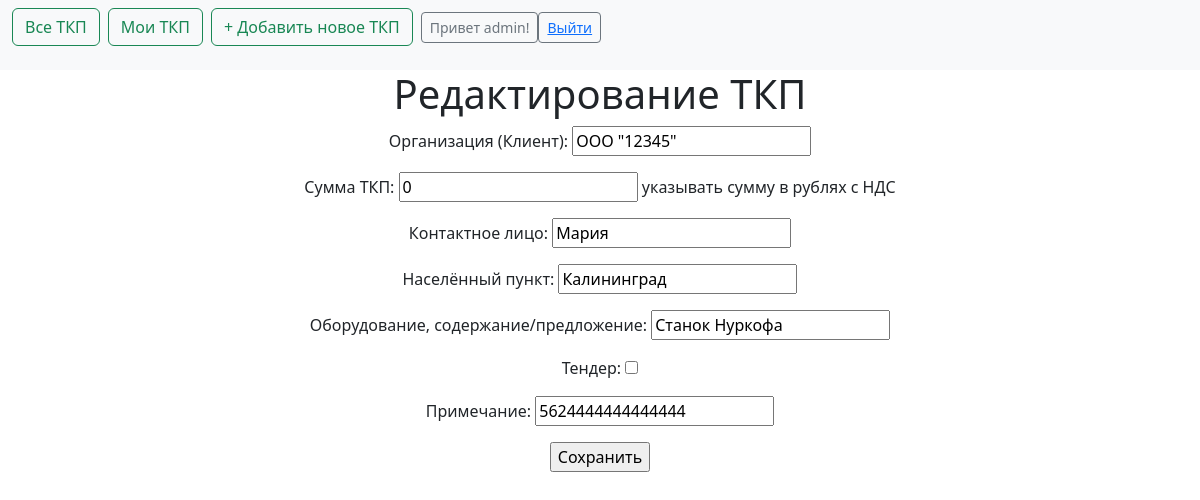
Page /tkp/8/edit/ (signed in) on the earlier database version.
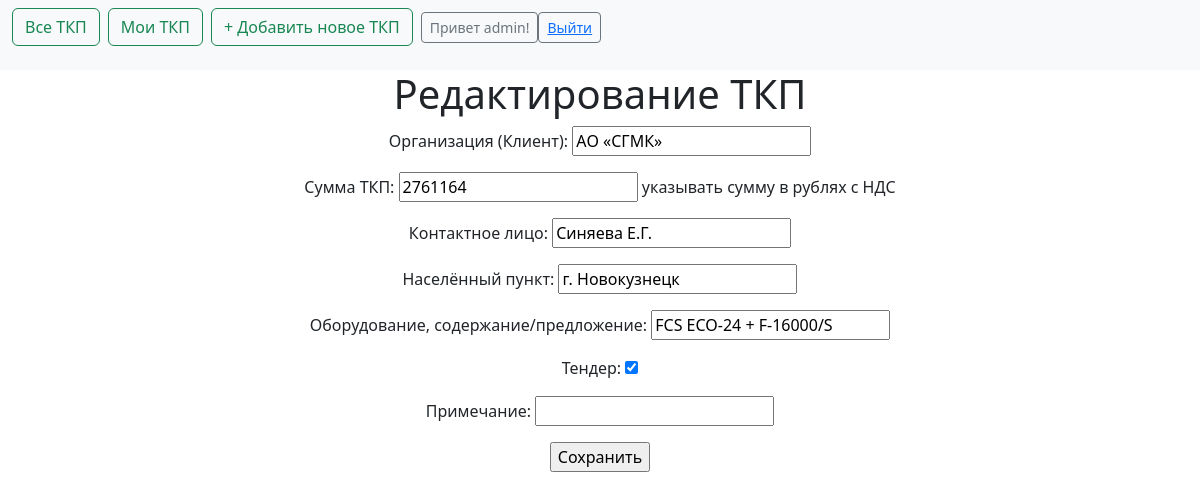
Same page on the later database version.
### sales/models.py (models this page shows, shortened)
class Tkp_new(models.Model):
    unique_id_tkp = models.UUIDField(default=uuid.uuid4, editable=False, unique=True)
    title = models.CharField("Организация (Клиент)", max_length=200)
    data_create_tkp = models.DateField("Дата ТКП", default=date.today)
    time_update_tkp = models.DateTimeField(auto_now=True)
    summa_tkp = models.PositiveSmallIntegerField("Сумма ТКП", default=0, help_text="указывать сумму в рублях с НДС")
    kontakt_tkp = models.CharField("Контактное лицо", max_length=200)
    city_client = models.CharField("Населённый пункт", max_length=200)
    description_tkp = models.CharField("Оборудование, содержание/предложение", max_length=200)
    tender_tkp = models.BooleanField("Тендер", default=False)
    notes_tkp = models.CharField("Примечание", max_length=200, blank=True, default='')
    author = models.ForeignKey(
        'auth.User',
        on_delete=models.CASCADE,
    )
    members = models.ManyToManyField(User, related_name="members", blank=True)

### sales/views.py (the view)
# urls.py: path('tkp/<int:pk>/edit/', TkpUpdateView.as_view(), name='tkp_edit'),
class TkpUpdateView(UpdateView):
    model = Tkp_new
    template_name = 'tkp_new_update_form.html'
    fields = ['title',
              'summa_tkp',
              'kontakt_tkp',
              'city_client',
              'description_tkp',
              'tender_tkp',
              'notes_tkp',
              'slug'
              ]
    template_name_suffix = '_update_form'

### templates/tkp_new_update_form.html
{% extends 'base.html' %}
{% block content %}
    <h1>Редактирование ТКП</h1>
<form method="post">{% csrf_token %}
      {{ form.as_p }}
    <input type="submit" value="Сохранить" />
</form>
{% endblock content %}

Differences in the rows shown:
changed Tkp_new: title "ООО \"12345\"" → "АО «СГМК»"; summa_tkp "0" → "2761164"; kontakt_tkp "Мария" → "Синяева Е.Г."; city_client "Калининград" → "г. Новокузнецк"; description_tkp "Станок Нуркофа" → "FCS ECO-24 + F-16000/S"; tender_tkp "☐" → "☑"; notes_tkp "5624444444444444" → (not shown)
